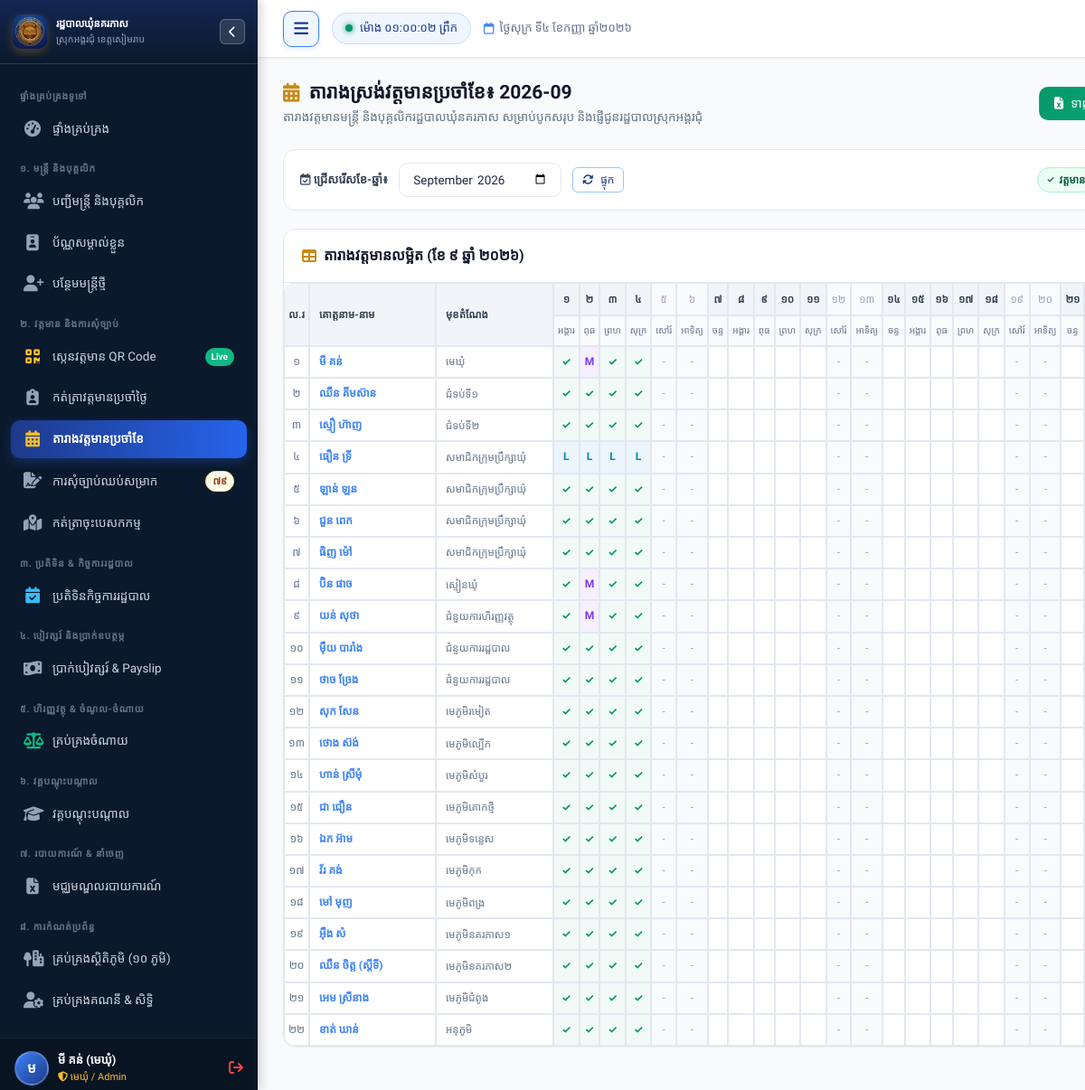
Page /attendance/monthly (signed in) on the committed database.
### tables this page shows
CREATE TABLE staff (
        id INTEGER PRIMARY KEY AUTOINCREMENT,
        officer_code TEXT UNIQUE NOT NULL,
        name_kh TEXT NOT NULL,
        name_en TEXT NOT NULL,
        gender TEXT NOT NULL, -- 'ប្រុស', 'ស្រី'
        dob TEXT NOT NULL,
        national_id TEXT,
        phone TEXT,
        email TEXT,
        village TEXT NOT NULL,
        commune TEXT DEFAULT 'នគរភាស',
        district TEXT DEFAULT 'វ៉ារិន',
        province TEXT DEFAULT 'សៀមរាប',
        address TEXT,
        category TEXT NOT NULL, -- 'council', 'clerk', 'contract', 'village'
        position_title_kh TEXT NOT NULL,
        position_title_en TEXT,
        cadre_level TEXT, -- កម្រិតក្របខណ្ឌ
        appointment_date TEXT,
        contract_end_date TEXT,
        base_salary REAL DEFAULT 0,
        position_allowance REAL DEFAULT 0,
        family_allowance REAL DEFAULT 0,
        education_level TEXT,
        photo TEXT,
        status TEXT DEFAULT 'active', -- 'active', 'resigned', 'retired', 'suspended'
        emergency_contact TEXT,
        notes TEXT,
        created_at TIMESTAMP DEFAULT CURRENT_TIMESTAMP,
        updated_at TIMESTAMP DEFAULT CURRENT_TIMESTAMP
    );

### app.py (the view)
@app.route("/attendance/monthly")
@login_required
def attendance_monthly():
    month_year = request.args.get("month", date.today().strftime("%Y-%m"))
    year, month = map(int, month_year.split("-"))
    num_days = calendar.monthrange(year, month)[1]
    conn = get_db()
    cursor = conn.cursor()
    cursor.execute("""
        SELECT id, officer_code, name_kh, gender, position_title_kh, category
        FROM staff
        WHERE status = 'active'
        ORDER BY CASE category WHEN 'council' THEN 1 WHEN 'clerk' THEN 2 WHEN 'contract' THEN 3 ELSE 4 END, id
    """)
    staff_list = cursor.fetchall()
    cursor.execute("""
        SELECT staff_id, date, status, check_in_time
        FROM attendance
        WHERE strftime('%Y-%m', date) = ?
    """, (month_year,))
    att_records = cursor.fetchall()
    conn.close()
    att_grid = {}
    for r in att_records:
        sid = r["staff_id"]
        day_num = int(r["date"].split("-")[2])
        if sid not in att_grid:
            att_grid[sid] = {}
        att_grid[sid][day_num] = r["status"]
    days_info = []
    for d in range(1, num_days + 1):
        cur_d = date(year, month, d)
        days_info.append({
            "day": d,
            "dow_kh": ["ចន្ទ", "អង្គារ", "ពុធ", "ព្រហ", "សុក្រ", "សៅរ៍", "អាទិត្យ"][cur_d.weekday()],
            "is_weekend": cur_d.weekday() >= 5,
            "date_iso": cur_d.strftime("%Y-%m-%d")
        })
    return render_template(
        "attendance/monthly.html",
        month_year=month_year,
        year=year,
        month=month,
        num_days=num_days,
        days_info=days_info,
        staff_list=staff_list,
        att_grid=att_grid
    )

### app.py (called while the page is built)
@app.before_request
def ensure_database_ready():
    if not getattr(app, '_db_ready', False):
        try:
            init_db()
            seed_data()
            app._db_ready = True
        except Exception as e:
            print(f"[Startup Notice] Database initialization: {e}")

@app.template_filter("kh_num")
def kh_num_filter(val):
    return to_khmer_num(val)

### database.py (called while the page is built, shortened)
def get_db():
    conn = sqlite3.connect(DB_PATH)
    conn.row_factory = sqlite3.Row
    conn.execute("PRAGMA foreign_keys = ON")
    return conn

### utils/helpers.py (called while the page is built)
def to_khmer_num(number_or_str):
    if number_or_str is None:
        return ""
    s = str(number_or_str)
    return "".join(KHMER_DIGITS.get(ch, ch) for ch in s)

def format_khmer_date(date_val, include_day_name=True):
    if not date_val:
        return ""
    if isinstance(date_val, str):
        try:
            date_val = datetime.strptime(date_val[:10], "%Y-%m-%d").date()
        except Exception:
            return date_val
    day_name = KHMER_DAYS[date_val.weekday()] if include_day_name else ""
    day_num = to_khmer_num(date_val.day)
    month_name = KHMER_MONTHS[date_val.month]
    year_num = to_khmer_num(date_val.year)
    if include_day_name:
        return f"{day_name} ទី{day_num} ខែ{month_name} ឆ្នាំ{year_num}"
    return f"ថ្ងៃទី{day_num} ខែ{month_name} ឆ្នាំ{year_num}"

def login_required(f):
    @wraps(f)
    def decorated_function(*args, **kwargs):
        if 'user_id' not in session:
            flash("សូមចូលប្រើប្រាស់ប្រព័ន្ធជាមុនសិន!", "warning")
            return redirect(url_for('login'))
        return f(*args, **kwargs)
    return decorated_function

### templates/attendance/monthly.html (shortened to what this page needs)
{% extends "base.html" %}
{% block content %}
<div class="page-header">
  <div class="page-header-title">
    <h1>
      <i class="fa-solid fa-calendar-days text-gold"></i>
      <span>តារាងស្រង់វត្តមានប្រចាំខែ៖ {{ month_year }}</span>
    </h1>
    <p>តារាងវត្តមានមន្ត្រី និងបុគ្គលិករដ្ឋបាលឃុំនគរភាស សម្រាប់បូកសរុប និងផ្ញើជូនរដ្ឋបាលស្រុកអង្គរជុំ</p>
  </div>
  <div class="page-actions">
    <a href="{{ url_for('export_attendance_excel_route', month=month_year) }}" class="btn btn-success">
      <i class="fa-solid fa-file-excel"></i>
      <span>ទាញយក Excel ផ្ញើទៅសាលាស្រុក</span>
    </a>
  </div>
</div>
<div class="filter-toolbar">
  <form method="GET" action="{{ url_for('attendance_monthly') }}" style="display: flex; align-items: center; gap: 12px;">
    <label class="form-label" style="margin: 0; font-weight: 600;">
      <i class="fa-regular fa-calendar-check"></i> ជ្រើសរើសខែ-ឆ្នាំ៖
    </label>
    <input type="month" name="month" value="{{ month_year }}" class="form-control" style="width: 180px;" onchange="this.form.submit()">
    <button type="submit" class="btn btn-outline-primary btn-sm">
      <i class="fa-solid fa-arrows-rotate"></i> ផ្ទុក
    </button>
  </form>
  <div style="display: flex; gap: 10px; font-size: 12px; flex-wrap: wrap;">
    <span class="badge badge-success"><span style="font-size: 10px;">✓</span> វត្តមាន</span>
  </div>
</div>
<div class="card">
  <div class="card-header">
    <div class="card-title">
      <i class="fa-solid fa-table text-gold"></i>
      <span>តារាងវត្តមានលម្អិត (ខែ {{ month | kh_num }} ឆ្នាំ {{ year | kh_num }})</span>
    </div>
  </div>
  <div class="card-body" style="padding: 0;">
    <div class="table-responsive">
      <table class="attendance-grid">
        <thead>
          <tr>
            <th rowspan="2" style="width: 40px;">ល.រ</th>
            <th rowspan="2" style="min-width: 140px; text-align: left; padding-left: 10px;">គោត្តនាម-នាម</th>
            <th rowspan="2" style="min-width: 130px; text-align: left; padding-left: 10px;">មុខតំណែង</th>
            {% for d in days_info %}
            <th class="day-cell {% if d.is_weekend %}cell-weekend{% endif %}">
              {{ d.day | kh_num }}
            </th>
            {% endfor %}
          </tr>
          <tr>
            {% for d in days_info %}
            <th class="row-subhead {% if d.is_weekend %}cell-weekend{% endif %}">
              {{ d.dow_kh }}
            </th>
            {% endfor %}
          </tr>
        </thead>
        <tbody>
          {% for s in staff_list %}
          {% set s_att = att_grid.get(s.id, {}) %}
          <tr>
            <td style="color: var(--text-muted);">{{ loop.index | kh_num }}</td>
            <td style="text-align: left; font-weight: 600; padding-left: 10px;">
              <a href="{{ url_for('staff_detail', staff_id=s.id) }}">{{ s.name_kh }}</a>
            </td>
            <td style="text-align: left; font-size: 11.5px; padding-left: 10px; color: var(--text-muted);">
              {{ s.position_title_kh }}
            </td>
            {% set p_count = namespace(val=0) %}
            {% set l_count = namespace(val=0) %}
            {% set m_count = namespace(val=0) %}
            {% set a_count = namespace(val=0) %}
            {% for d in days_info %}
              {% if d.is_weekend %}
                <td class="cell-weekend">-</td>
              {% else %}
                {% set st = s_att.get(d.day) %}
                {% if st == 'present' %}
                  {% set p_count.val = p_count.val + 1 %}
                  <td class="cell-present">✓</td>
                {% elif st == 'late' %}
                  {% set p_count.val = p_count.val + 1 %}
                  <td class="cell-late">Y</td>
                {% elif st == 'on_leave' %}
                  {% set l_count.val = l_count.val + 1 %}
                  <td class="cell-leave">L</td>
                {% elif st == 'mission' %}
                  {% set m_count.val = m_count.val + 1 %}
                  <td class="cell-mission">M</td>
                {% elif st == 'absent' %}
                  {% set a_count.val = a_count.val + 1 %}
                  <td class="cell-absent">A</td>
                {% else %}
                  {% if d.date_iso <= today_iso %}
                    {% set p_count.val = p_count.val + 1 %}
                    <td class="cell-present">✓</td>
                  {% else %}
                    <td></td>
                  {% endif %}
                {% endif %}
              {% endif %}
            {% endfor %}
          </tr>
          {% endfor %}
        </tbody>
      </table>
    </div>
  </div>
</div>
{% endblock %}

### rows in the picture
staff: name_kh "មី គន់", position_title_kh "មេឃុំ"
staff: name_kh "ឈឺន គីមស៊ាន", position_title_kh "ជំទប់ទី១"
staff: name_kh "ស្មឿ ហ៊ាញ", position_title_kh "ជំទប់ទី២"
staff: name_kh "ធឿន ទ្រី", position_title_kh "សមាជិកក្រុមប្រឹក្សាឃុំ"
staff: name_kh "ឡាន់ ឡន", position_title_kh "សមាជិកក្រុមប្រឹក្សាឃុំ"
staff: name_kh "ជួន ពេក", position_title_kh "សមាជិកក្រុមប្រឹក្សាឃុំ"
staff: name_kh "ធិញ ម៉ៅ", position_title_kh "សមាជិកក្រុមប្រឹក្សាឃុំ"
staff: name_kh "ប៊ិន ផាច", position_title_kh "ស្មៀនឃុំ"
staff: name_kh "យន់ សុថា", position_title_kh "ជំនួយការហិរញ្ញវត្ថុ"
staff: name_kh "ម៉ឺយ បារាំង", position_title_kh "ជំនួយការរដ្ឋបាល"
staff: name_kh "ថាច ច្រែង", position_title_kh "ជំនួយការរដ្ឋបាល"
staff: name_kh "សុក សែន", position_title_kh "មេភូមិរមៀត"
staff: name_kh "ថោង ស៊ង់", position_title_kh "មេភូមិល្បើក"
staff: name_kh "ហាន់ ស្រីមុំ", position_title_kh "មេភូមិសំបួរ"
staff: name_kh "ជា ជឿន", position_title_kh "មេភូមិគោកថ្មី"
staff: name_kh "ឯក អ៊ាម", position_title_kh "មេភូមិទន្លេស"
staff: name_kh "វ័រ គង់", position_title_kh "មេភូមិកុក"
staff: name_kh "មៅ មុញ", position_title_kh "មេភូមិពង្រ"
staff: name_kh "អ៊ឹង សំ", position_title_kh "មេភូមិនគរភាស១"
staff: name_kh "ឈឺន ចិត្ត (ស្តីទី)", position_title_kh "មេភូមិនគរភាស២"
staff: name_kh "អេម ស្រីនាង", position_title_kh "មេភូមិជំពូង"
staff: name_kh "ខាត់ ឃាន់", position_title_kh "អនុភូមិ"

### other values in the picture
{{ pending_leaves_count | kh_num }} "៧៩"
{{ session.full_name[:1] if session.full_name else 'U' }} "ម"
{{ session.full_name or 'មន្ត្រីឃុំ' }} "មី គន់ (មេឃុំ)"
{{ today_khmer }} "ថ្ងៃសុក្រ ទី៤ ខែកញ្ញា ឆ្នាំ២០២៦"
{{ month_year }} "2026-09"
{{ month | kh_num }} "៩"
{{ year | kh_num }} "២០២៦"
{{ d.day | kh_num }} "១" "២" "៣" "៤" "៥" "៦" "៧" "៨" "៩" "១០" "១១" "១២" "១៣" "១៤" "១៥" "១៦" "១៧" "១៨" "១៩" "២០" "២១"
{{ d.dow_kh }} "អង្គារ" "ពុធ" "ព្រហ" "សុក្រ" "សៅរ៍" "អាទិត្យ" "ចន្ទ" "អង្គារ" "ពុធ" "ព្រហ" "សុក្រ" "សៅរ៍" "អាទិត្យ" "ចន្ទ" "អង្គារ" "ពុធ" "ព្រហ" "សុក្រ" "សៅរ៍" "អាទិត្យ" "ចន្ទ"
